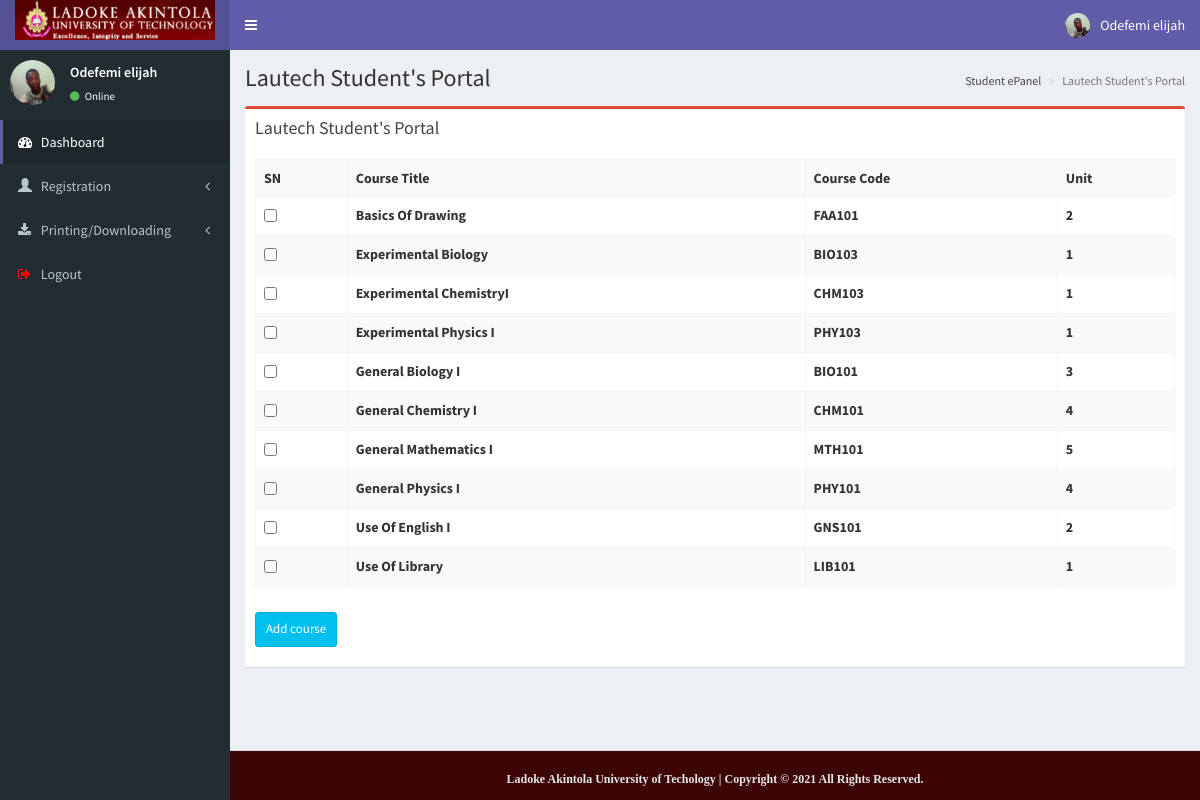
The app's page /pages/course.php (signed in) with its own data.
### tables this page shows
CREATE TABLE IF NOT EXISTS `application` (
  `id` float NOT NULL AUTO_INCREMENT,
  `matric_no` varchar(100) NOT NULL,
  `upl` varchar(100) NOT NULL,
  `fname` varchar(100) NOT NULL,
  `password` varchar(100) NOT NULL,
  `email` varchar(100) NOT NULL,
  `phone` varchar(100) NOT NULL,
  `sex` varchar(20) NOT NULL,
  `dob` varchar(20) NOT NULL,
  `country` varchar(20) NOT NULL,
  `state` varchar(20) NOT NULL,
  `lga` varchar(20) NOT NULL,
  `town` varchar(20) NOT NULL,
  `addr` varchar(225) NOT NULL,
  `faculty` varchar(100) NOT NULL,
  `dept` varchar(100) NOT NULL,
  `level` varchar(11) NOT NULL,
  `session` varchar(100) NOT NULL,
  `semester` varchar(11) NOT NULL,
  `type_programme` varchar(20) NOT NULL,
  `exam_type` varchar(20) NOT NULL,
  `exam_number` varchar(20) NOT NULL,
  `exam_date` varchar(20) NOT NULL,
  `subject1` varchar(20) NOT NULL,
  `subject2` varchar(20) NOT NULL,
  `subject3` varchar(20) NOT NULL,
  `subject4` varchar(20) NOT NULL,
  `subject5` varchar(20) NOT NULL,
  `subject6` varchar(20) NOT NULL,
  `subject7` varchar(20) NOT NULL,
  `subject8` varchar(20) NOT NULL,
  `grade_score1` varchar(20) NOT NULL,
  `grade_score2` varchar(20) NOT NULL,
  `grade_score3` varchar(20) NOT NULL,
  `grade_score4` varchar(20) NOT NULL,
  `grade_score5` varchar(20) NOT NULL,
  `grade_score6` varchar(20) NOT NULL,
  `grade_score7` varchar(20) NOT NULL,
  `grade_score8` varchar(20) NOT NULL,
  `add_date` varchar(100) NOT NULL,
  PRIMARY KEY (`id`)
);

CREATE TABLE IF NOT EXISTS `courses` (
  `Course_id` int(11) NOT NULL AUTO_INCREMENT,
  `course_code` varchar(100) NOT NULL,
  `course_title` varchar(100) NOT NULL,
  `unit` int(11) NOT NULL,
  `level` varchar(100) NOT NULL,
  `semester` varchar(50) NOT NULL,
  `Dept_id` int(11) NOT NULL,
  PRIMARY KEY (`Course_id`)
);

### db/func.php (called while the page is built, shortened)
<?php
	function student_details($value){
		global $db;
		@$matric = $_SESSION['student'];
		$sql = $db->query("SELECT * FROM application WHERE matric_no='$matric'");
		$rs = $sql->fetch(PDO::FETCH_ASSOC);
		return $rs[$value];
	}
 ?>

### pages/course.php (the view, shortened to what this page needs)
<?php
	require_once '../db/db.php';
	require_once '../libs/head.php';
	require_once '../libs/main-menu.php';
 ?>
 <section class="content-wrapper">
 	<div class="content-header">
 		<h1><?php echo $page_title; ?></h1>
 		<ol class="breadcrumb">
 			<li><a href="tmp.php">Student ePanel</a></li>
 			<li class="active"><?php echo $page_title; ?></li>
 		</ol>
 	</div>
 	<div class="content">
 		<div class="row">
 			<div class="col-md-12 col-sm-12 col-xs-12">
 				<div class="box box-danger">
                    <div class="box-header">
                        <h5 class="box-title"><?php echo $page_title; ?></h5>
                    </div>
                    <div class="box-body">
                        <form class="form-group" method="post" role="form">
                            <table class="table table-bordered table-striped table-hover" style="font-weight: bold; cursor: pointer;">
                                <tr>
                                     <td>SN</td>
                                     <td>Course Title</td>
                                     <td>Course Code</td>
                                     <td>Unit</td>
                                </tr>
                            <?php
                            if(student_details('semester') == 'HARMATTAN' and student_details('level') == '100L')
                            {
                                $stmt = $db->prepare("SELECT * FROM courses WHERE semester=:semester and level=:level ORDER BY course_title ");
                                $stmt->execute(array('semester' => 'HARMATTAN', 'level' => '100L'));
                                while($rs = $stmt->fetch())
                                {
                                    ?>
                                        <tr>
                                            <td><input type="checkbox" name="course[]" value="<?php echo $rs['Course_id']; ?>"></td>
                                            <td><?php echo ucwords($rs['course_title']); ?></td>
                                            <td><?php echo ucfirst($rs['course_code']); ?></td>
                                            <td><?php echo $rs['unit']; ?></td>
                                        </tr>
                                    <?php
                                }
                        }
                    ?>
                             </table>
                             <input type="submit" name="ok-add" class="btn btn-info" value="Add course">
                        </form>
                    </div>
                </div>
 			</div>
 		</div>
 	</div>
 </section>
 <?php require_once '../libs/foot.php'; ?>

### libs/main-menu.php (shortened to what this page needs)
<div class="wrapper">
  <header class="main-header">
    <a href="dashboard.php" class="logo">
      <span class="logo-lg"><img src="../images/lautechnav1.png" style="width: 100%; height: 40px;"> <span style="font-size: 15px;"></span></span>
    </a>
    <nav class="navbar navbar-static-top" role="navigation">
      <a href="#" class="sidebar-toggle" data-toggle="offcanvas" role="button">
      </a>
      <div class="navbar-custom-menu">
        <ul class="nav navbar-nav">
          <li class="dropdown user user-menu">
            <a href="#" class="dropdown-toggle" data-toggle="dropdown">
              <img src="../images/<?php echo student_details('upl'); ?>" class="user-image" alt="User Image">
              <span class="hidden-xs"><?php echo ucfirst(student_details('fname')); ?></span>
            </a>
          </li>
        </ul>
      </div>
    </nav>
  </header>
  <aside class="main-sidebar">
    <section class="sidebar">
      <div class="user-panel">
        <div class="pull-left image">
          <img src="../images/<?php echo student_details('upl'); ?>" class="img-circle" alt="User Image">
        </div>
        <div class="pull-left info">
          <p><?php echo ucfirst(student_details('fname')); ?></p>
          <a href="#"><i class="fa fa-circle text-success"></i> Online</a>
        </div>
      </div>
      <ul class="sidebar-menu">
        <li class="active"><a href="tmp.php"><i class="fa fa-dashboard"></i> <span>Dashboard</span></a></li>
        <li class="treeview">
          <a href="#"><i class="glyphicon glyphicon-user"></i> <span>Registration</span> <i class="fa fa-angle-left pull-right"></i></a>
        </li>
        <li class="treeview">
          <a href="#"><i class="fa fa-download"></i> <span>Printing/Downloading</span> <i class="fa fa-angle-left pull-right"></i></a>
        </li>
        <li><a href="logout.php"><i class="fa fa-sign-out red"></i> <span>Logout</span></a></li>
      </ul>
    </section>
  </aside>

### css/css.css (style rules this page uses)
i.red { color: #f00; }

### records on screen
application: upl (picture), fname "Odefemi elijah"
courses: course_title "Basics Of Drawing", course_code "FAA101", unit "2"
courses: course_title "Experimental Biology", course_code "BIO103", unit "1"
courses: course_title "Experimental ChemistryI", course_code "CHM103", unit "1"
courses: course_title "Experimental Physics I", course_code "PHY103", unit "1"
courses: course_title "General Biology I", course_code "BIO101", unit "3"
courses: course_title "General Chemistry I", course_code "CHM101", unit "4"
courses: course_title "General Mathematics I", course_code "MTH101", unit "5"
courses: course_title "General Physics I", course_code "PHY101", unit "4"
courses: course_title "Use Of English I", course_code "GNS101", unit "2"
courses: course_title "Use Of Library", course_code "LIB101", unit "1"

### other values on screen
$page_title "Lautech Student's Portal"
